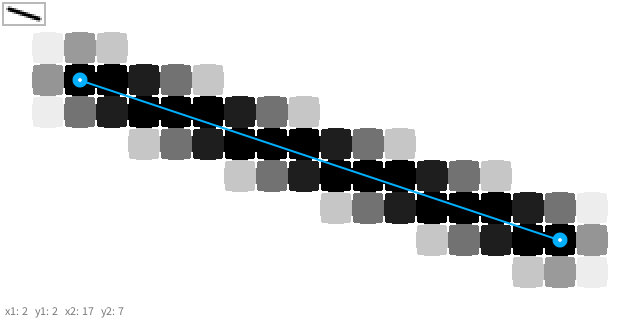
Frame 1 (no input)
Frame 60 (the mouse pressed at the canvas centre just before this capture): identical to frame 1, image omitted
Frame 120 (the mouse held since frame 60 and released just before this capture): identical to frame 1, image omitted

The Processing sketch that drew this single still picture (run headless with seeded random() and noise(); from frame 60 on, the mouse is pressed at the canvas centre):

// Processing sketch: Test6
// ── Test6.pde
int w = 20, h = 10, sc = 32, scs = 2, s = 0, m = 0;
float x1 = 2.5 * sc, y1 = 2.5 * sc, x2 = (w - 2.5) * sc, y2 = (h - 2.5) * sc, r = 15, mx, my, sw = 2.0; 

void settings() { size(w * sc, h * sc); } 

void setup() { frameRate(30); }

//// Test //////////////
void draw()
{  
  background(255); strokeWeight(sw);
  stroke(0); line(x1 / sc, y1 / sc, x2 / sc, y2 / sc);
  scale();
  fill(120); text("x1: " + (int)(x1 / sc) + "   y1: " + (int)(y1 / sc) + "   x2: " + (int)(x2 / sc) + "   y2: " + (int)(y2 / sc), 5, h * sc - 5);
  stroke(0, 175, 255); strokeWeight(2); line(x1, y1, x2, y2);
  strokeWeight(1);
  if (m == 1) line(mouseX + mx, mouseY + my, x2, y2);
  if (m == 2) line(x1, y1, mouseX + mx, mouseY + my);
  noStroke(); fill(0, 175, 255); ellipse(x1, y1, r, r); ellipse(x2, y2, r, r);
  fill(255); ellipse(x1, y1, r * 0.25, r * 0.25); ellipse(x2, y2, r * 0.25, r * 0.25);
  if (m != 0) { fill(0, 175, 255); ellipse(mouseX + mx, mouseY + my, r, r);
                fill(255); ellipse(mouseX + mx, mouseY + my, r * 0.75, r * 0.75);
                fill(0, 175, 255); ellipse(mouseX + mx, mouseY + my, r * 0.5, r * 0.5);
              }
}

/////////////////////////
void mousePressed()
{
  if (dist(mouseX, mouseY, x1, y1) < r)
  { mx = x1 - mouseX; my = y1 - mouseY; m = 1;
  } else if (dist(mouseX, mouseY, x2, y2) < r) { mx = x2 - mouseX; my = y2 - mouseY; m = 2; } 
}

void mouseReleased()
{
  if (m == 1)
  { x1 = mouseX + mx; y1 = mouseY + my; 
  } else if (m == 2) { x2 = mouseX + mx; y2 = mouseY + my; } 
  m = 0;
}

void keyReleased()
{ 
  if (keyCode == UP) sw += 0.5; 
  if (keyCode == DOWN) sw -= 0.5; 
  sw = constrain(sw, 1, 3);
}

void scale()
{
  loadPixels(); noStroke();
  for (int y = 0; y < h; y++) 
  for (int x = 0; x < w; x++) { fill(pixels[y * w * sc + x]); rect(x * sc, y * sc, sc, sc); }
  fill(255, 255, 255);  
  for (int y = 0; y <= h; y++)
  for (int x = 0; x <= w; x++)
  { rect(x * sc - 1, y * sc - sc / 4, 2, sc / 2); rect(x * sc - sc / 4, y * sc - 1, sc / 2, 2);
    rect(x * sc - 2, y * sc - 2, 4, 4);
  }
  fill(185, 185, 185); rect(2, 2, w * scs + 4, h * scs + 4);
  for (int y = 0; y < h * scs; y++) 
  for (int x = 0; x < w * scs; x++) set(4 + x, 4 + y, pixels[y / scs * (w * sc) + x / scs]);  
}
